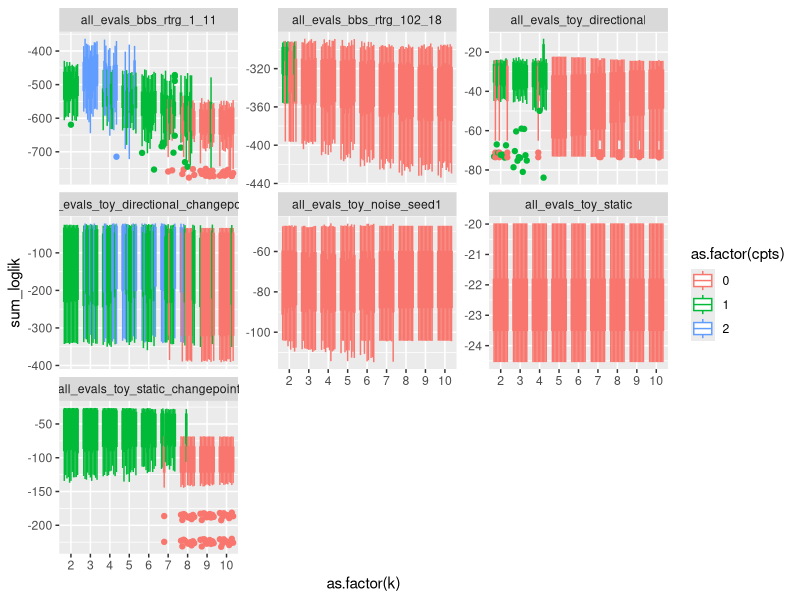
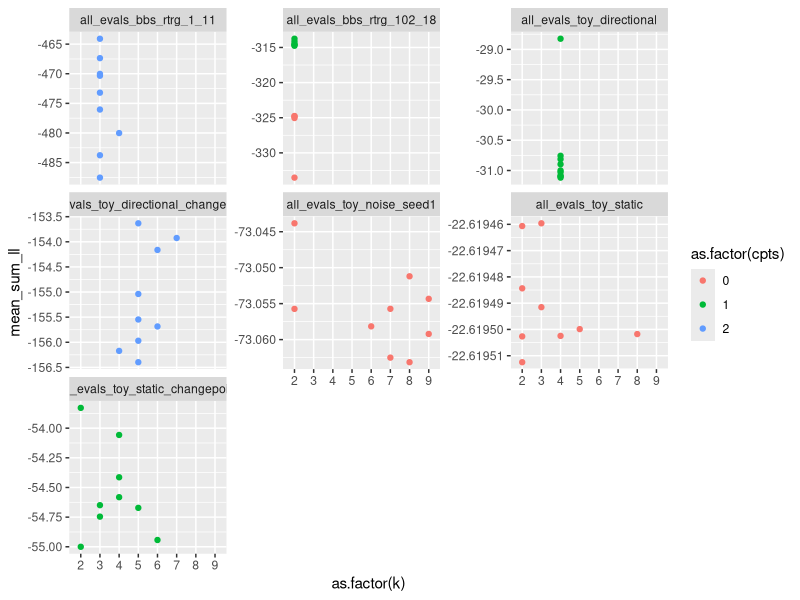

Here is the R script that generated these plots, in order:
library(dplyr)
library(ggplot2)


all_evals <- read.csv("all_evals_hybrid.csv")

all_evals <- all_evals %>%
  mutate(k_seed = paste(k,seed, sep = "_"))

ggplot(all_evals, aes(as.factor(k), sum_loglik, color = as.factor(cpts), group = k_seed)) + geom_boxplot() + facet_wrap(vars(dataset), scales = "free_y")

all_evals_summary <- all_evals %>%
  group_by(dataset, k, seed, cpts) %>%
  summarize(mean_sum_ll = mean(sum_loglik)) %>%
  arrange(desc(mean_sum_ll)) %>%
  group_by(dataset) %>%
  mutate(dat_rank = row_number())


ggplot(filter(all_evals_summary, dat_rank < 10), aes(as.factor(k), mean_sum_ll, color = as.factor(cpts))) + geom_point() + facet_wrap(vars(dataset), scales = "free_y")



View(filter(all_evals_summary, dat_rank < 6))
# 
# ggplot(all_evals_bbs_rtrg_102_18_summary, aes(as.factor(k), mean_sum_ll, color = as.factor(cpts))) +
#   geom_point()
# 
# 
# ggplot(all_evals_bbs_rtrg_102_18_summary, aes(as.factor(k), mean_sum_ll, color = as.factor(cpts))) +
#   geom_point(alpha = .2)
# 
# 



# 
# all_evals_bbs_rtrg_1_11 <- read.csv("all_evals_bbs_rtrg_1_11_hybrid.csv")
# 
# all_evals_bbs_rtrg_1_11 <- all_evals_bbs_rtrg_1_11 %>%
#   mutate(k_seed = paste(k,seed, sep = "_"))
# 
# ggplot(all_evals_bbs_rtrg_1_11, aes(as.factor(k), sum_loglik, color = as.factor(cpts), group = k_seed)) + geom_boxplot()
# 
# all_evals_bbs_rtrg_1_11 <- all_evals_bbs_rtrg_1_11 %>%
#   group_by_all() %>%
#   mutate(s1 = min(as.numeric(strsplit(test_steps, split = ",")[[1]])),
#          s2 =  max(as.numeric(strsplit(test_steps, split = ",")[[1]]))) %>%
#   mutate(ordered_steps=  paste(s1, s2, sep = "_")) %>%
#   ungroup()
# 
# length(unique(all_evals_bbs_rtrg_1_11$ordered_steps))
# 
# all_evals_bbs_rtrg_1_11_summary <- all_evals_bbs_rtrg_1_11 %>%
#   group_by(k, seed, cpts) %>%
#   summarize(mean_sum_ll = mean(sum_loglik)) %>%
#   arrange(desc(mean_sum_ll))
# 
# head(all_evals_bbs_rtrg_1_11_summary)
# 
# View(all_evals_bbs_rtrg_1_11_summary[1:25, ])
# 
# ggplot(all_evals_bbs_rtrg_1_11_summary, aes(as.factor(k), mean_sum_ll, color = as.factor(cpts))) +
#   geom_point()
# 
# 
# ggplot(all_evals_bbs_rtrg_1_11_summary, aes(as.factor(k), mean_sum_ll, color = as.factor(cpts))) +
#   geom_point(alpha = .2)
# 
# 
# 
# 
# load("bbs_1_11.RData")
# 
# library(LDATS)
# 
# lda_fit <- LDATS::LDA_set_user_seeds(bbs_rtrg_1_11$abundance, 3, 8)
# 
# ts_fit <- LDATS::TS_on_LDA(lda_fit[[1]], as.data.frame(bbs_rtrg_1_11$covariates), ~1, 2, "year", control = TS_control(nit = 100))
# 
# plot(lda_fit)
# plot(ts_fit[[1]])
# 
# #####
# 
# all_evals_bbs_rtrg_102_18 <- read.csv("all_evals_bbs_rtrg_102_18_hybrid.csv")
# 
# all_evals_bbs_rtrg_102_18 <- all_evals_bbs_rtrg_102_18 %>%
#   mutate(k_seed = paste(k,seed, sep = "_"))
# 
# ggplot(all_evals_bbs_rtrg_102_18, aes(as.factor(k), sum_loglik, color = as.factor(cpts), group = k_seed)) + geom_boxplot()
# 
# all_evals_bbs_rtrg_102_18 <- all_evals_bbs_rtrg_102_18 %>%
#   group_by_all() %>%
#   mutate(s1 = min(as.numeric(strsplit(test_steps, split = ",")[[1]])),
#          s2 =  max(as.numeric(strsplit(test_steps, split = ",")[[1]]))) %>%
#   mutate(ordered_steps=  paste(s1, s2, sep = "_")) %>%
#   ungroup()
# 
# length(unique(all_evals_bbs_rtrg_102_18$ordered_steps))
# 
# all_evals_bbs_rtrg_102_18_summary <- all_evals_bbs_rtrg_102_18 %>%
#   group_by(k, seed, cpts) %>%
#   summarize(mean_sum_ll = mean(sum_loglik)) %>%
#   arrange(desc(mean_sum_ll))
# 
# head(all_evals_bbs_rtrg_102_18_summary)
# 
# View(all_evals_bbs_rtrg_102_18_summary[1:25, ])
# 
# ggplot(all_evals_bbs_rtrg_102_18_summary, aes(as.factor(k), mean_sum_ll, color = as.factor(cpts))) +
#   geom_point()
# 
# 
# ggplot(all_evals_bbs_rtrg_102_18_summary, aes(as.factor(k), mean_sum_ll, color = as.factor(cpts))) +
#   geom_point(alpha = .2)
# 
# 
# 
# load("bbs_102_18.RData")
# 
# library(LDATS)
# 
# lda_fit <- LDATS::LDA_set_user_seeds(bbs_rtrg_102_18$abundance, 2, 6)
# 
# ts_fit <- LDATS::TS_on_LDA(lda_fit[[1]], as.data.frame(bbs_rtrg_102_18$covariates), ~1, 1, "year", control = TS_control(nit = 100))
# 
# plot(lda_fit)
# plot(ts_fit[[1]])
# 
# 
# #####

